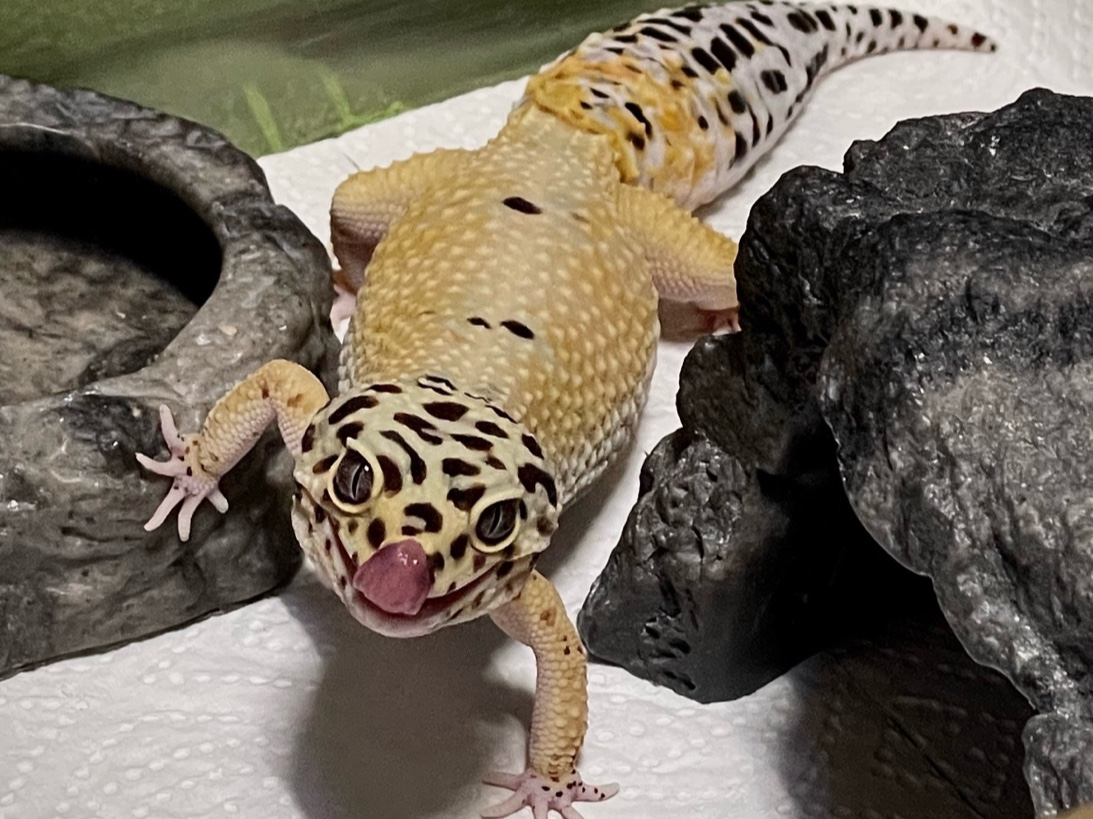
#> input picture Feature and Fitting/leo.jpg, 1093 x 819 px
$ python 7-3.py
#> lines starting #> are read from the running program, lines starting #| are printed output that depends on the picture
import cv2 as cv
import numpy as np
import time

img1 = cv.imread('leo.jpg')[190:350, 440:560]
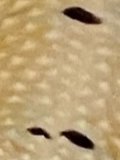
#> img1: shape (160, 120, 3); mean B, G, R 118.6, 160.8, 185.4
gray1 = cv.cvtColor(img1, cv.COLOR_BGR2GRAY)
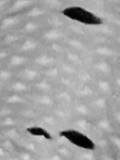
#> gray1: shape (160, 120); min 2, max 216, mean 163.4
img2 = cv.imread('leo2.jpg')
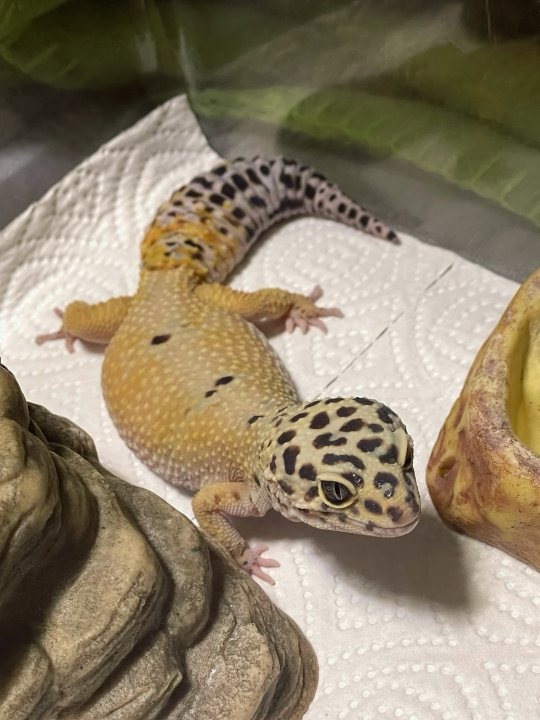
#> input picture Feature and Fitting/leo2.jpg, 1080 x 1440 px (shown at 1/2 size)
#> img2 is the input picture: shape (1440, 1080, 3); mean B, G, R 104.4, 127.8, 140.9
gray2 = cv.cvtColor(img2, cv.COLOR_BGR2GRAY)
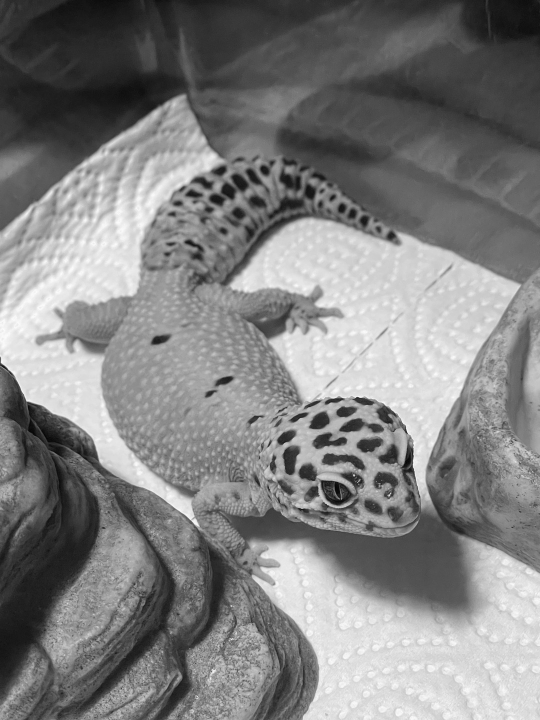
#> gray2: shape (1440, 1080) (shown at 1/2 size); min 2, max 254, mean 129.1

sift = cv.SIFT_create()
kp1, des1 = sift.detectAndCompute(gray1, None)
#> kp1 = 65 keypoints; strongest (x, y, size): (37, 131, 6.6), (47, 136, 3.8), (64, 133, 4), (42, 137, 3)
kp2, des2 = sift.detectAndCompute(gray2, None)
#> kp2 = 5579 keypoints; strongest (x, y, size): (708, 951, 2.6), (778, 990, 2.2), (462, 1212, 1.9), (641, 841, 20.1)
print('특징점 개수 : ', len(kp1), len(kp2))
#| 특징점 개수 :  65 5579

start = time.time()
flann_matcher = cv.DescriptorMatcher_create(cv.DescriptorMatcher_FLANNBASED)
knn_match = flann_matcher.knnMatch(des1, des2, 2)
#> knn_match = 65 matches

T = 0.7
good_match = []
for nearest1, nearest2 in knn_match:
    if (nearest1.distance/nearest2.distance)<T:
        good_match.append(nearest1)
#> this loop made 65 passes
#> after the loop, good_match = 5 matches
print('매칭에 걸린 시간 : ', time.time()-start)

img_match = np.empty((max(img1.shape[0], img2.shape[0]), img1.shape[1]+img2.shape[1],3),dtype = np.uint8)
cv.drawMatches(img1, kp1, img2, kp2, good_match, img_match, flags=cv.DrawMatchesFlags_NOT_DRAW_SINGLE_POINTS)
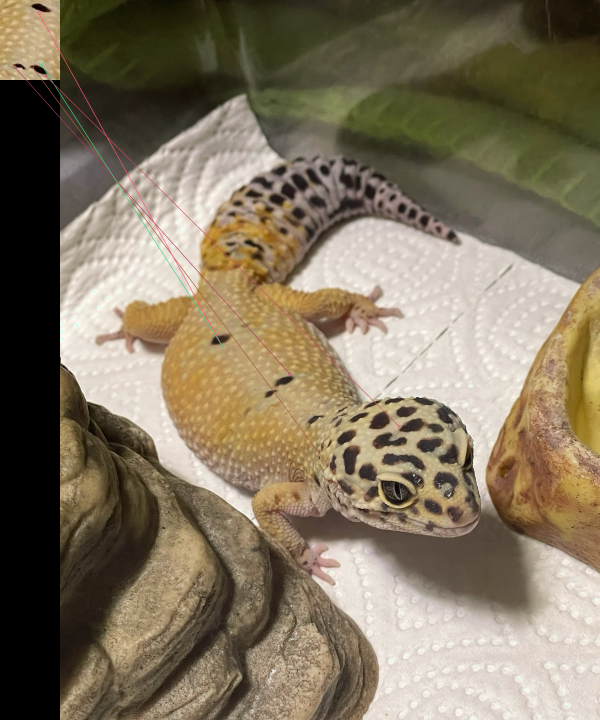
#> img_match: shape (1440, 1200, 3) (shown at 1/2 size); mean B, G, R 95.2, 116.7, 129

cv.imshow('Good Matches', img_match)

k = cv.waitKey()
#> (key Esc is pressed here)
cv.destroyAllWindows()
